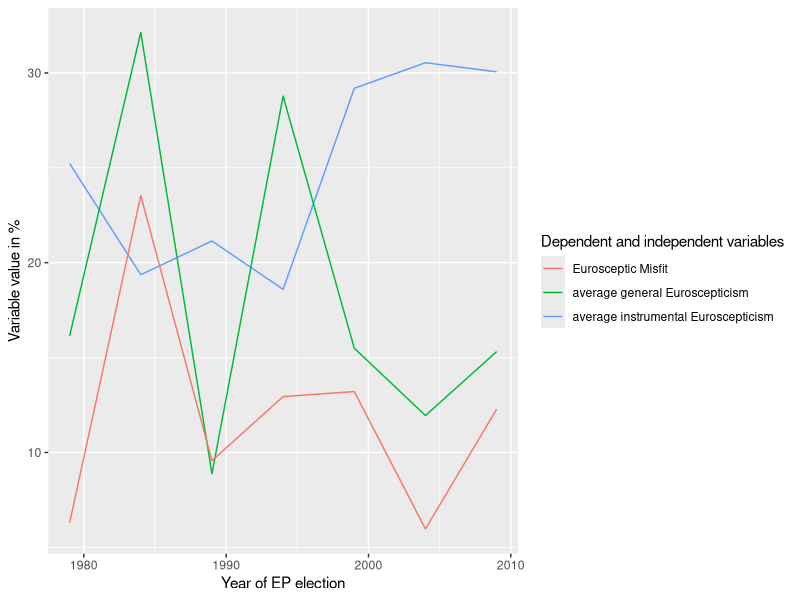
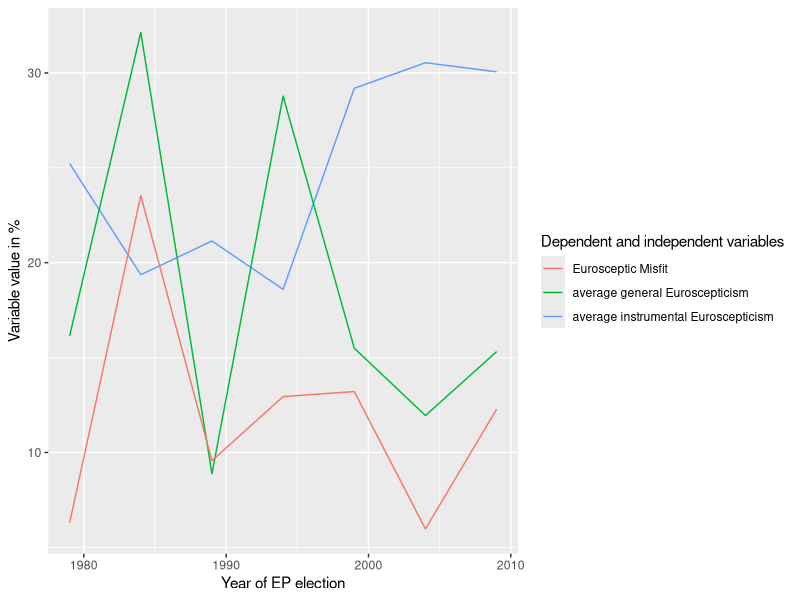
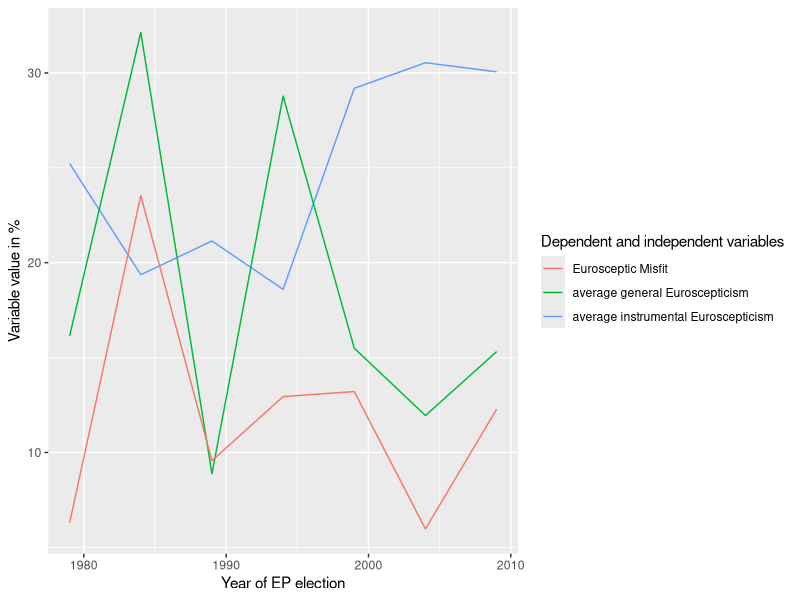

Recreate these plots in R, in order. (Note: this script raises an error after producing the figures.)
############################
# Eurosceptic Misfit Master Thesis
# Author: Malte Berneaud-Kötz
# Date created: 13.03.16
# Last edited: 13.03.16
# Contains graphs used in my master thesis

# loading libraries
library(ggplot2)
library(dplyr)

####################################
# IV and DV over time
####################################

# reading data
CYmerge <- read.csv("Analysis/Merge/CYmerge.csv")
panel <- read.csv("Analysis/Merge/panel.csv")


# grouping in Swedish, Finnish and Austrian elections of 1995 and 1996 in with 
# other 1994 elections
graph <- CYmerge
graph$year[graph$year == 1995 | graph$year == 1996] <- 1994

# creating national averages
graph <- group_by(graph, year)

year_averages <- summarise(graph, gen.avg = mean(gen.EUS, na.rm = TRUE),
                           inst.avg = mean(inst.EUS, na.rm = TRUE), 
                           diff.avg = mean(diff.EUS, na.rm = TRUE))


# plotting averages for all countries
averages <- ggplot(year_averages, aes(x = year)) +
              geom_line(aes(y = inst.avg, colour = "inst.avg")) +
              geom_line(aes(y = gen.avg, colour = "gen.avg")) +
              geom_line(aes(y = diff.avg, colour = "diff.avg"))

averages + scale_colour_discrete(name = "Dependent and independent variables",
                              labels = c("Eurosceptic Misfit", 
                                         "average general Euroscepticism",
                                         "average instrumental Euroscepticism"))+
  ylab("Variable value in %") + xlab("Year of EP election")

ggsave("Analysis/Graphs/DP_and_IVs_over_time.png")
ggsave("Analysis/Graphs/DP_and_IVs_over_time.pdf")



## Plotting avg. EUS in all old MS over the study period 


######################
# Scatterplots
######################

# of all variables in data
spm(panel)
dev.print(pdf, "Analysis/Graphs/scatterplotmatrix.pdf")

scatterplotMatrix(~ diff.EUS + avg.EUS + pola.index + enop + member.dur + CEE | nation,
                  data = panel)
dev.print(pdf, "Analysis/Graphs/spm_by_nation.pdf")
